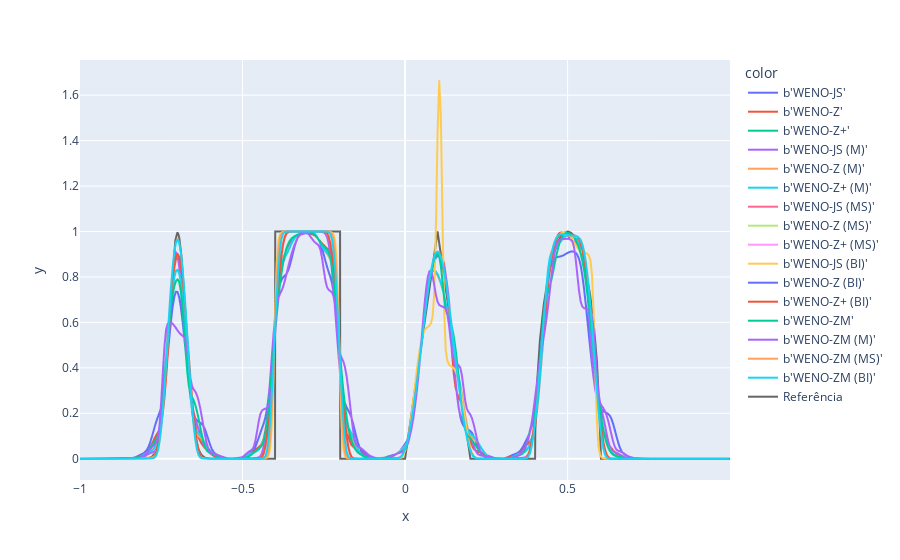

Write notebook code for a chart like this one.
### Code cell
fig = ply_exp.line(
    data_frame = df    ,
    x          = x     ,
    y          = y     ,
    color      = label
)
fig.add_trace(
    ply_go.Scatter(
        x    = tf.range(-1, 1, Δx_ref, dtype=float_pres)         ,
        y    = f_test(tf.range(-1, 1, Δx_ref, dtype=float_pres)) , # u_ref, 
        mode = "lines"                                           ,
        line = ply_go.scatter.Line(color="#666666")              ,
        name = "Referência"
    )
)
fig.show()

### Figure 1 — Plotly figure (JSON) as saved in the notebook; plotly's stock layout.template omitted (floating-point values rounded to 4 significant figures; data arrays with more than 128 entries replaced by an {"elided": "..."} marker saying what was removed)
{"data": [{"hovertemplate": "color=b'WENO-JS'<br>x=%{x}<br>y=%{y}<extra></extra>", "legendgroup": "b'WENO-JS'", "line": {"color": "#636efa", "dash": "solid"}, "mode": "lines", "name": "b'WENO-JS'", "showlegend": true, "type": "scattergl", "x": {"elided": "400 float values"}, "xaxis": "x", "y": {"elided": "400 float values"}, "yaxis": "y"}, {"hovertemplate": "color=b'WENO-Z'<br>x=%{x}<br>y=%{y}<extra></extra>", "legendgroup": "b'WENO-Z'", "line": {"color": "#EF553B", "dash": "solid"}, "mode": "lines", "name": "b'WENO-Z'", "showlegend": true, "type": "scattergl", "x": {"elided": "400 float values"}, "xaxis": "x", "y": {"elided": "400 float values"}, "yaxis": "y"}, {"hovertemplate": "color=b'WENO-Z+'<br>x=%{x}<br>y=%{y}<extra></extra>", "legendgroup": "b'WENO-Z+'", "line": {"color": "#00cc96", "dash": "solid"}, "mode": "lines", "name": "b'WENO-Z+'", "showlegend": true, "type": "scattergl", "x": {"elided": "400 float values"}, "xaxis": "x", "y": {"elided": "400 float values"}, "yaxis": "y"}, {"hovertemplate": "color=b'WENO-JS (M)'<br>x=%{x}<br>y=%{y}<extra></extra>", "legendgroup": "b'WENO-JS (M)'", "line": {"color": "#ab63fa", "dash": "solid"}, "mode": "lines", "name": "b'WENO-JS (M)'", "showlegend": true, "type": "scattergl", "x": {"elided": "400 float values"}, "xaxis": "x", "y": {"elided": "400 float values"}, "yaxis": "y"}, {"hovertemplate": "color=b'WENO-Z (M)'<br>x=%{x}<br>y=%{y}<extra></extra>", "legendgroup": "b'WENO-Z (M)'", "line": {"color": "#FFA15A", "dash": "solid"}, "mode": "lines", "name": "b'WENO-Z (M)'", "showlegend": true, "type": "scattergl", "x": {"elided": "400 float values"}, "xaxis": "x", "y": {"elided": "400 float values"}, "yaxis": "y"}, {"hovertemplate": "color=b'WENO-Z+ (M)'<br>x=%{x}<br>y=%{y}<extra></extra>", "legendgroup": "b'WENO-Z+ (M)'", "line": {"color": "#19d3f3", "dash": "solid"}, "mode": "lines", "name": "b'WENO-Z+ (M)'", "showlegend": true, "type": "scattergl", "x": {"elided": "400 float values"}, "xaxis": "x", "y": {"elided": "400 float values"}, "yaxis": "y"}, {"hovertemplate": "color=b'WENO-JS (MS)'<br>x=%{x}<br>y=%{y}<extra></extra>", "legendgroup": "b'WENO-JS (MS)'", "line": {"color": "#FF6692", "dash": "solid"}, "mode": "lines", "name": "b'WENO-JS (MS)'", "showlegend": true, "type": "scattergl", "x": {"elided": "400 float values"}, "xaxis": "x", "y": {"elided": "400 float values"}, "yaxis": "y"}, {"hovertemplate": "color=b'WENO-Z (MS)'<br>x=%{x}<br>y=%{y}<extra></extra>", "legendgroup": "b'WENO-Z (MS)'", "line": {"color": "#B6E880", "dash": "solid"}, "mode": "lines", "name": "b'WENO-Z (MS)'", "showlegend": true, "type": "scattergl", "x": {"elided": "400 float values"}, "xaxis": "x", "y": {"elided": "400 float values"}, "yaxis": "y"}, {"hovertemplate": "color=b'WENO-Z+ (MS)'<br>x=%{x}<br>y=%{y}<extra></extra>", "legendgroup": "b'WENO-Z+ (MS)'", "line": {"color": "#FF97FF", "dash": "solid"}, "mode": "lines", "name": "b'WENO-Z+ (MS)'", "showlegend": true, "type": "scattergl", "x": {"elided": "400 float values"}, "xaxis": "x", "y": {"elided": "400 float values"}, "yaxis": "y"}, {"hovertemplate": "color=b'WENO-JS (BI)'<br>x=%{x}<br>y=%{y}<extra></extra>", "legendgroup": "b'WENO-JS (BI)'", "line": {"color": "#FECB52", "dash": "solid"}, "mode": "lines", "name": "b'WENO-JS (BI)'", "showlegend": true, "type": "scattergl", "x": {"elided": "400 float values"}, "xaxis": "x", "y": {"elided": "400 float values"}, "yaxis": "y"}, {"hovertemplate": "color=b'WENO-Z (BI)'<br>x=%{x}<br>y=%{y}<extra></extra>", "legendgroup": "b'WENO-Z (BI)'", "line": {"color": "#636efa", "dash": "solid"}, "mode": "lines", "name": "b'WENO-Z (BI)'", "showlegend": true, "type": "scattergl", "x": {"elided": "400 float values"}, "xaxis": "x", "y": {"elided": "400 float values"}, "yaxis": "y"}, {"hovertemplate": "color=b'WENO-Z+ (BI)'<br>x=%{x}<br>y=%{y}<extra></extra>", "legendgroup": "b'WENO-Z+ (BI)'", "line": {"color": "#EF553B", "dash": "solid"}, "mode": "lines", "name": "b'WENO-Z+ (BI)'", "showlegend": true, "type": "scattergl", "x": {"elided": "400 float values"}, "xaxis": "x", "y": {"elided": "400 float values"}, "yaxis": "y"}, {"hovertemplate": "color=b'WENO-ZM'<br>x=%{x}<br>y=%{y}<extra></extra>", "legendgroup": "b'WENO-ZM'", "line": {"color": "#00cc96", "dash": "solid"}, "mode": "lines", "name": "b'WENO-ZM'", "showlegend": true, "type": "scattergl", "x": {"elided": "400 float values"}, "xaxis": "x", "y": {"elided": "400 float values"}, "yaxis": "y"}, {"hovertemplate": "color=b'WENO-ZM (M)'<br>x=%{x}<br>y=%{y}<extra></extra>", "legendgroup": "b'WENO-ZM (M)'", "line": {"color": "#ab63fa", "dash": "solid"}, "mode": "lines", "name": "b'WENO-ZM (M)'", "showlegend": true, "type": "scattergl", "x": {"elided": "400 float values"}, "xaxis": "x", "y": {"elided": "400 float values"}, "yaxis": "y"}, {"hovertemplate": "color=b'WENO-ZM (MS)'<br>x=%{x}<br>y=%{y}<extra></extra>", "legendgroup": "b'WENO-ZM (MS)'", "line": {"color": "#FFA15A", "dash": "solid"}, "mode": "lines", "name": "b'WENO-ZM (MS)'", "showlegend": true, "type": "scattergl", "x": {"elided": "400 float values"}, "xaxis": "x", "y": {"elided": "400 float values"}, "yaxis": "y"}, {"hovertemplate": "color=b'WENO-ZM (BI)'<br>x=%{x}<br>y=%{y}<extra></extra>", "legendgroup": "b'WENO-ZM (BI)'", "line": {"color": "#19d3f3", "dash": "solid"}, "mode": "lines", "name": "b'WENO-ZM (BI)'", "showlegend": true, "type": "scattergl", "x": {"elided": "400 float values"}, "xaxis": "x", "y": {"elided": "400 float values"}, "yaxis": "y"}, {"line": {"color": "#666666"}, "mode": "lines", "name": "Referência", "type": "scatter", "x": {"elided": "4000 float values"}, "y": {"elided": "4000 float values"}}], "layout": {"legend": {"title": {"text": "color"}, "tracegroupgap": 0}, "margin": {"t": 60}, "xaxis": {"anchor": "y", "domain": [0, 1], "title": {"text": "x"}}, "yaxis": {"anchor": "x", "domain": [0, 1], "title": {"text": "y"}}}}
